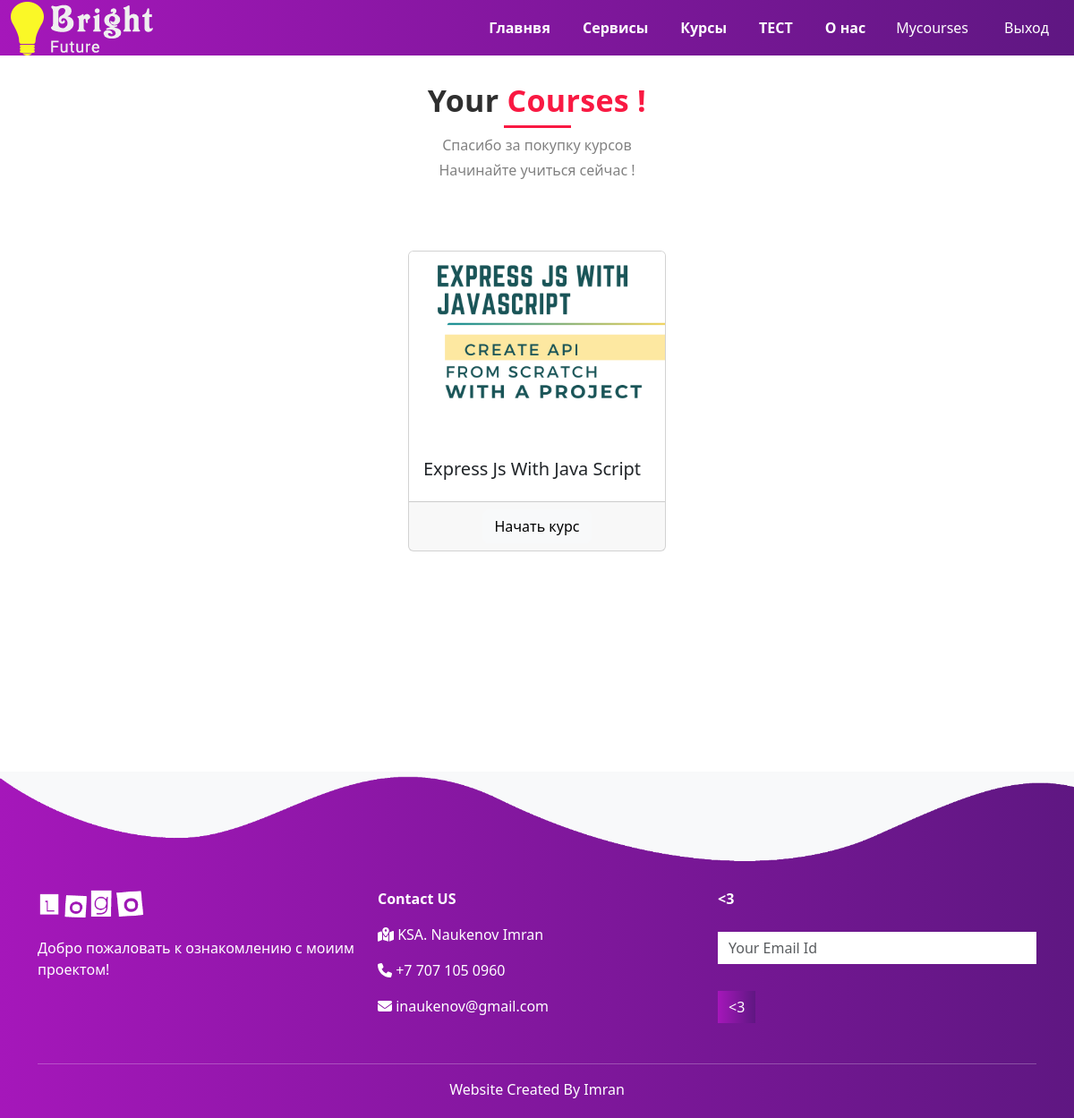
The app's page /my_courses (signed in) with its own data.
### courses/models/user_course.py (models this page shows, shortened)
class UserCourse(models.Model):
    user = models.ForeignKey(User, null = False, on_delete=models.CASCADE)
    course = models.ForeignKey(Course, null = False, on_delete=models.CASCADE)
    date = models.DateTimeField(auto_now_add = True)

### courses/models/course.py (models this page shows, shortened)
class Course(models.Model):
    name = models.CharField(max_length = 40 , null = False)
    slug = models.CharField(max_length = 50 , null = False, unique = True)
    description = models.CharField(max_length = 250 , null = True)
    price = models.IntegerField(null = False, default = 499)
    discount = models.IntegerField(null = False, default = 0)
    active = models.BooleanField(default = False)
    thumbnail = models.ImageField(upload_to= "flies/tumbnail")
    date = models.DateTimeField(auto_now_add=True)
    resourse = models.FileField(upload_to= "flies/resourse")
    length = models.IntegerField(null = False)

### courses/views/courses.py (the view)
# urls.py: path('my_courses', MyCoursesList.as_view() , name="my_courses"),
@method_decorator(login_required(login_url="login"), name="dispatch")
class MyCoursesList(ListView):
    template_name = "courses/my_courses.html"
    context_object_name = "user_courses"
    def get_queryset(self):
        return UserCourse.objects.filter(user = self.request.user)

### courses/templates/courses/my_courses.html (shortened to what this page needs)
{% extends "./base.html" %}
{% load course_custom_tags %}
{% block content %}
{% load static %}
{% block css %}
<link rel="stylesheet" href="{% static "courses/css/common.css" %}">
{% endblock css %}
<div class="pad vh-100">
    <div class="container-fluid">
        <div class="row">
            {% if uc.course in user_courses is not none %}
            <div class="section-head col-sm-12">
              <h4><span>You Have Not</span> Запишитесь на какие-либо курсы  !</h4>
              <p>Запишитесь на любой курс и  <br> начинайте учиться!</p>
            </div>
            {% else %}
              <div class="section-head col-sm-12">
                <h4><span>Your</span> Courses  !</h4>
                <p>Спасибо за покупку курсов <br>Начинайте учиться сейчас !</p>
              </div>
              {% endif %}
            {% for uc in user_courses %}
            <div class="col mx-auto">
                <div class="card mx-auto" style="width: 18rem;">
                    <img class="card-img-top" src="{{uc.course.thumbnail.url}}" alt="Card image cap">
                    <div class="card-body">
                      <h5 class="card-title">{{uc.course.name}}</h5>
                    </div>
                    <div class="card-footer">
                        <div class="row no-gutters">
                                <div class="col text-center border-right">
                                    <a href="/course/{{uc.course.slug}}" class="btn btn-light btn-block">Начать курс</a>
                                </div>
                        </div>
                    </div>
                </div>
            </div>
            {% endfor %}
        </div>
    </div>
</div>
{% endblock content %}

### courses/static/courses/css/style.css (style rules this page uses)
* { margin: 0; padding: 0; box-sizing: border-box; -moz-box-sizing: border-box; -webkit-box-sizing: border-box; }
span { display: inline-block; text-decoration: none; color: inherit; }
.section-head { margin-bottom: 60px; }
.section-head h4 { position: relative; padding: 0; color: #f91942; line-height: 1px; letter-spacing: 0.3px; font-size: 34px; font-weight: 700; text-align: center; text-transform: none; margin-bottom: 30px; }
.section-head h4::before { content: ''; width: 75px; height: 3px; background-color: #f91942; position: absolute; bottom: -25px; left: 0; right: 0; margin: 0 auto; }
.section-head h4 span { font-weight: 700; padding-bottom: 5px; color: #2f2f2f; }
.section-head p { color: #818181; font-size: 16px; line-height: 28px; text-align: center; }
body { font-family: montserrat; }
.card { transition: all 0.3s; }

### courses/static/courses/css/common.css (style rules this page uses)
.pad { padding-top: 50px; }
a { text-decoration: none; }

### records on screen
UserCourse: course.thumbnail (picture), course.name "Express Js With Java Script"
